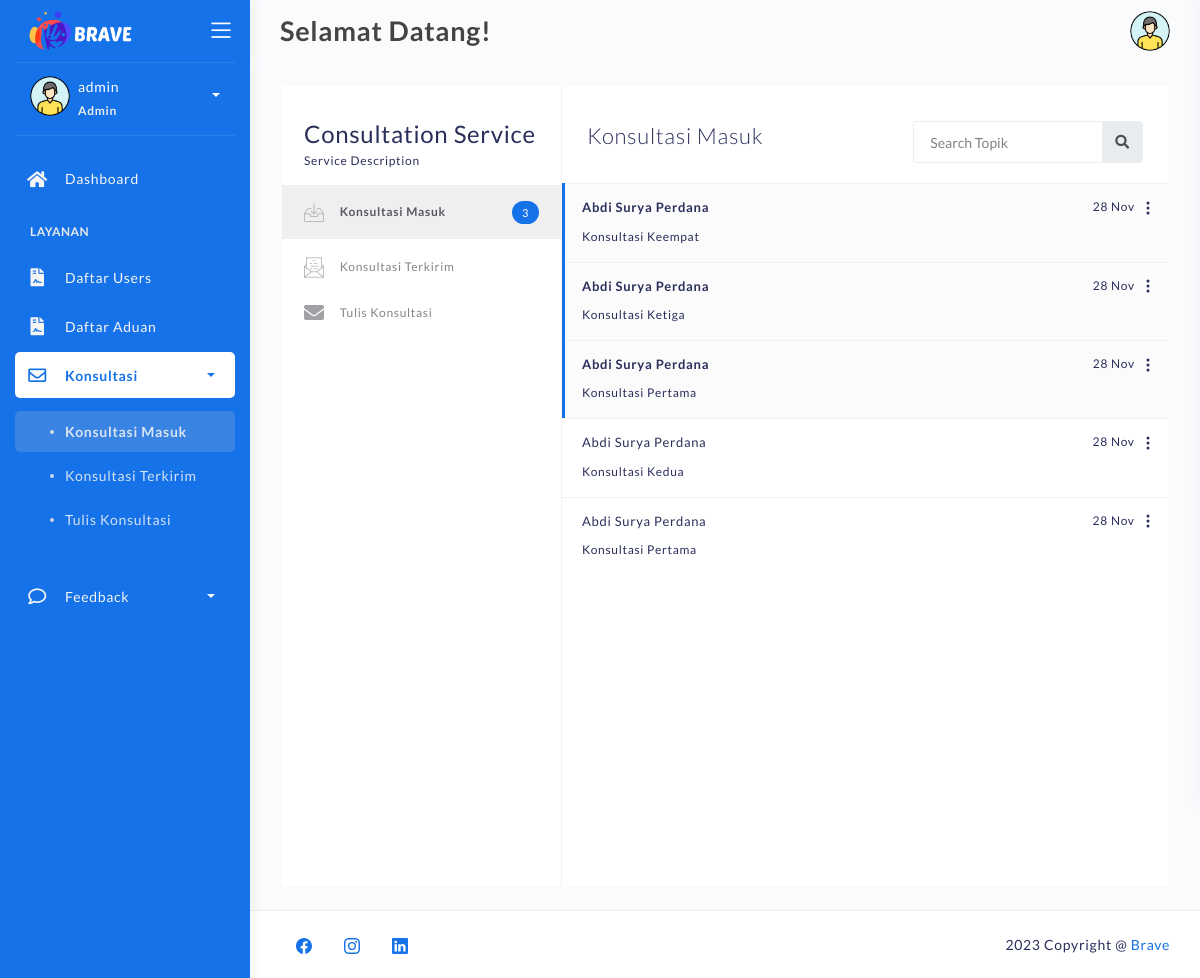
The app's page /konsultasi-inbox-admin.php (signed in), older data.
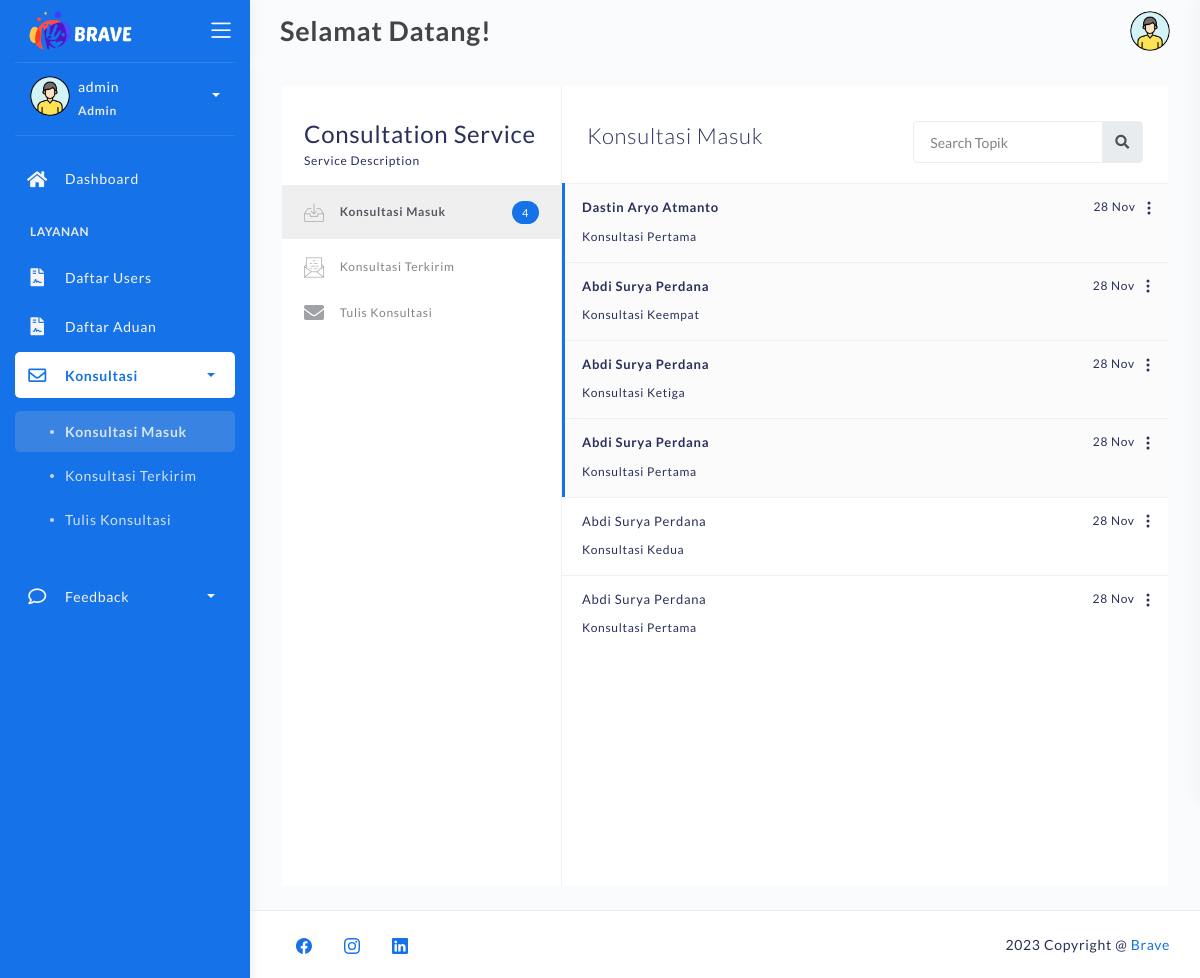
The same page, newer data.
### tables this page shows
CREATE TABLE `konsultasi` (
  `id_konsul` varchar(50) NOT NULL,
  `pengirim` varchar(25) NOT NULL,
  `penerima` varchar(25) NOT NULL,
  `judul` varchar(255) NOT NULL,
  `pesan` text NOT NULL,
  `tgl_konsultasi` datetime NOT NULL,
  `is_read` varchar(10) NOT NULL
);

CREATE TABLE `users` (
  `nim` varchar(25) NOT NULL,
  `nama` varchar(255) NOT NULL,
  `fakultas` varchar(255) NOT NULL,
  `prodi` varchar(255) NOT NULL,
  `angkatan` varchar(255) NOT NULL
);

### konsultasi-inbox-admin.php (the view, shortened to what the changed rows need)
<?php
	require 'backend/connection.php';
    if (!isset($_SESSION['username'])) {
        header("Location: login.php");
    }else if($_SESSION['hak']!='admin'){
		header("Location: backend/action-logout.php");
	}else{
		$login_id = $_SESSION['user_id'];
	}
?>
<!DOCTYPE html>
<html lang="en">
<head>
	<link rel="stylesheet" href="assets/css/bootstrap.min.css">
	<link rel="stylesheet" href="assets/css/atlantis.css">
	<link rel="stylesheet" href="assets/css/demo.css">
</head>
<body>
	<div class="wrapper fullheight-side">
		<div class="main-panel full-height">
			<div class="container container-full">
				<div class="page-inner">
					<div class="page-with-aside mail-wrapper bg-white">
						<div class="page-aside">
							<div class="aside-nav collapse" id="email-nav">
								<ul class="nav">
									<li class="active">
										<a href="konsultasi-inbox-admin.php">
											<i class="flaticon-inbox"></i> Konsultasi Masuk
											<?php
												$sql_counter_konsul = "SELECT * FROM konsultasi WHERE penerima='$login_id' AND is_read='unread'";
												$result_counter_konsul = mysqli_query($koneksi, $sql_counter_konsul);
												if (mysqli_num_rows($result_counter_konsul) > 0) {
													$i=0;
													while ($row = mysqli_fetch_assoc($result_counter_konsul)) {
														$i++;
														}
													echo '
														<span class="badge badge-primary float-right">' . $i . '</span>
													';
												}
											?>
										</a>
									</li>
								</ul>
							</div>
						</div>
						<div class="page-content mail-content">
							<div class="inbox-body" style="padding-top:0;">
								<div class="email-list">
								<?php
									$sql = "SELECT * FROM konsultasi ORDER BY tgl_konsultasi DESC";
									$result = mysqli_query($koneksi, $sql);
									if (mysqli_num_rows($result) > 0) {
										while ($row = mysqli_fetch_assoc($result)) {
											$nim=$row['pengirim'];
											$sql_users = "SELECT * FROM users WHERE nim='$nim'";
											$result_users = mysqli_query($koneksi, $sql_users);
											if (mysqli_num_rows($result_users) > 0){
												$row_users = mysqli_fetch_assoc($result_users);
												echo '
													<div class="email-list-item ' . $row['is_read'] . '">
														<div class="email-list-detail" data-toggle="modal" data-target="#konsultasi-' . $row['id_konsul'] . '">
															<span class="date float-right">
																' . date("d M", strtotime($row["tgl_konsultasi"])) . '
															</span>
															<span class="from">' . $row_users['nama'] . '</span>
															<p class="msg">' . $row['judul'] . '</p>
														</div>
														<div id="navbarDropdown" role="button" data-toggle="dropdown" aria-haspopup="true" aria-expanded="false" style="color:sky blue; margin-left:5px; margin-right:-17px;">
															<svg xmlns="http://www.w3.org/2000/svg" width="16" height="16" fill="currentColor" class="bi bi-three-dots-vertical" viewBox="0 0 16 16">
																<path d="M9.5 13a1.5 1.5 0 1 1-3 0 1.5 1.5 0 0 1 3 0zm0-5a1.5 1.5 0 1 1-3 0 1.5 1.5 0 0 1 3 0zm0-5a1.5 1.5 0 1 1-3 0 1.5 1.5 0 0 1 3 0z"/>
															</svg>
														</div>
															<a class="dropdown-item" data-toggle="modal" data-target="#balas-konsultasi-' . $row['id_konsul'] . '">Balas</a>
															<a class="dropdown-item" href="backend/action-delete-konsultasi-admin.php?id=' . $row['id_konsul'] . '">Delete</a>
													</div>
													<div class="modal fade" id="konsultasi-' . $row['id_konsul'] . '" tabindex="-1" role="dialog" aria-labelledby="exampleModalCenterTitle" aria-hidden="true" onclick="read_' . $row["id_konsul"] . '()">
																	<h5 class="modal-title" id="exampleModalLongTitle" style="font-size:20px;">' . $row['judul'] . '</h5>
																	<p style="margin-bottom:1px;"><strong>Dari :</strong> ' . $row_users['nama'] . '</p>
																	<p style="margin-bottom:10px;"><strong>Tanggal :</strong> ' . date("d M Y", strtotime($row['tgl_konsultasi'])) . '</p>
																	' . $row['pesan'] .'
														<form id="isRead-' . $row["id_konsul"] . '" action="backend/action-is-read-admin.php" method="post">
															<input type="text" class="form-control" id="id_konsul" name="id_konsul" value="' . $row["id_konsul"] . '" required hidden>
														</form>
															function read_' . $row["id_konsul"] . '() {
																document.getElementById("isRead-' . $row["id_konsul"] . '").submit();
													</div>
													<div class="modal fade" id="balas-konsultasi-' . $row['id_konsul'] . '" tabindex="-1" role="dialog" aria-labelledby="exampleModalCenterTitle" aria-hidden="true">
																	<h5 class="modal-title" id="editUserModalLabel">' . $row['judul'] . '</h5>
																	<form id="balasKonsulForm-' . $row['id_konsul'] . '" action="backend/action-balas-konsultasi-admin.php" method="post">
																		<input type="text" class="form-control" id="pengirim" name="pengirim" value="' . $_SESSION["user_id"] . '" required hidden>
																		<input type="text" class="form-control" id="penerima" name="penerima" value="' . $row["pengirim"] . '" required hidden>
																		<input type="text" class="form-control" id="judul" name="judul" value="' . $row["judul"] . '" required hidden>
																	</form>
																	<button type="button" class="btn btn-primary" onclick="balasKosul_' . $row["id_konsul"] . '()">Kirim</button>
													</div>
														function balasKosul_' . $row["id_konsul"] . '() {
															document.getElementById("balasKonsulForm-' . $row['id_konsul'] . '").submit();
												';
											}
										}
									}
									?>
								</div>
							</div>
						</div>
					</div>
				</div>
			</div>
		</div>
	</div>
</body>
</html>

Row changes from the older to the newer data that the page shows:
added konsultasi: tgl_konsultasi "28 Nov", users.nama "Dastin Aryo Atmanto", judul "Konsultasi Pertama"
Text that changed along with them:
$i: "3" → "4"
